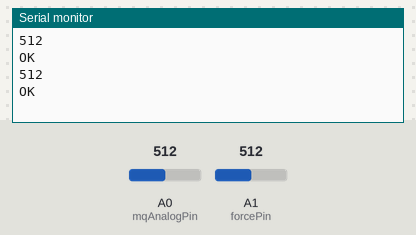
A sketch run on a simulated Arduino Uno, built with avr-gcc and run on an emulated ATmega328P. Shown: the last lines printed to the serial monitor. The inputs (shaded band) are chosen by the test bench; at power-on: A0 (mqAnalogPin) = 512, A1 (forcePin) = 512.

Above: at 1.8 s.
1.9 s: A0 (mqAnalogPin) set to 602
At 3.3 s:
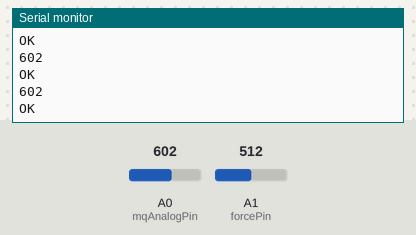
3.4 s: A0 (mqAnalogPin) set to 626
At 4.8 s:
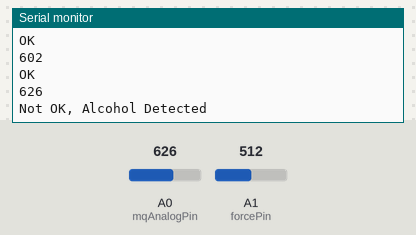
6.5 s: A1 (forcePin) set to 109
At 7.8 s:
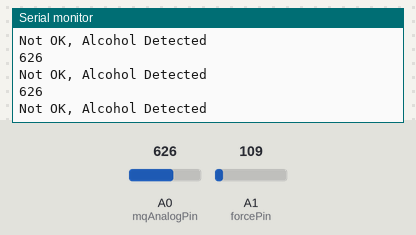
8.0 s: A1 (forcePin) set to 91
At 9.0 s:
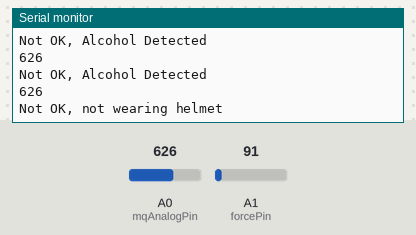
Timing chart, 0 to 11.0 s (numbered marks = the images above; inputs shaded):
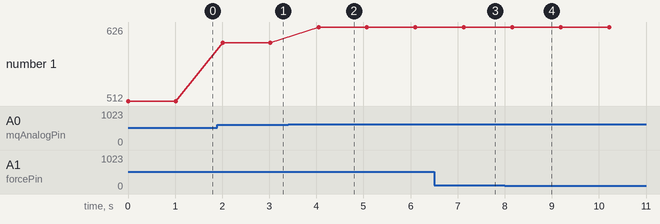

The sketch:

sketch_nov4b.ino
```cpp
#include <SoftwareSerial.h>

SoftwareSerial BTSerial(10, 11);  // TX, RX for HC-05 Bluetooth

// Pin definitions
int forcePin = A1;       // FSR connected to A1
int mqAnalogPin = A0;    // MQ-3 analog pin to A0
const int threshold = 610;

// Variables
int forceValue = 0;      // Stores the force sensor value
int mqAnalogValue = 3;   // Stores the MQ-3 analog value
int forceThreshold = 100;  // Adjust this based on FSR sensitivity

void setup() {
  // Initialize Bluetooth
  BTSerial.begin(9600);  // Start Bluetooth communication via HC-05

  // Initialize Serial for debugging
  Serial.begin(9600);
}

void loop() {
  // Read force sensor
  forceValue = analogRead(forcePin);

  // Read MQ-3 sensor
  mqAnalogValue = analogRead(mqAnalogPin);

  // Check conditions: FSR must be pressed and MQ-3 must not detect alcohol
  if (forceValue > forceThreshold && mqAnalogValue <= threshold) {
    // Force is detected and no alcohol is detected
    BTSerial.println("OK");
    Serial.println(mqAnalogValue); // Send OK via Bluetooth
    Serial.println("OK");     // Print OK to serial monitor
  } else {
    if (forceValue < forceThreshold) {
      BTSerial.println("Not OK, Not wearing helmet");
      Serial.println(mqAnalogValue);   // Send Not OK via Bluetooth
      Serial.println("Not OK, not wearing helmet");
    } else {
      BTSerial.println("Not OK, Alcohol detected");
      Serial.println(mqAnalogValue);   // Send MQ-3 value via Bluetooth
      Serial.println("Not OK, Alcohol Detected");
    }
  }

  // Delay before next reading
  delay(1000);
}
```

Measured:
- the behaviour switches between 610 and 611 on A0 (mqAnalogPin) (found by bisection; images 1 and 2)
- the behaviour switches between 100 and 99 on A1 (forcePin) (found by bisection; images 3 and 4)
- after the input at 1.9 s, the serial monitor: prints a new line after 0.11 s (image 1)
- after the input at 3.4 s, the serial monitor: prints a new line after 0.65 s (image 2)
- after the input at 8.0 s, the serial monitor: prints a new line after 0.17 s (image 4)
- plotted number 1: 512 → 602 after the input at 1.9 s, 602 → 626 after the input at 3.4 s
